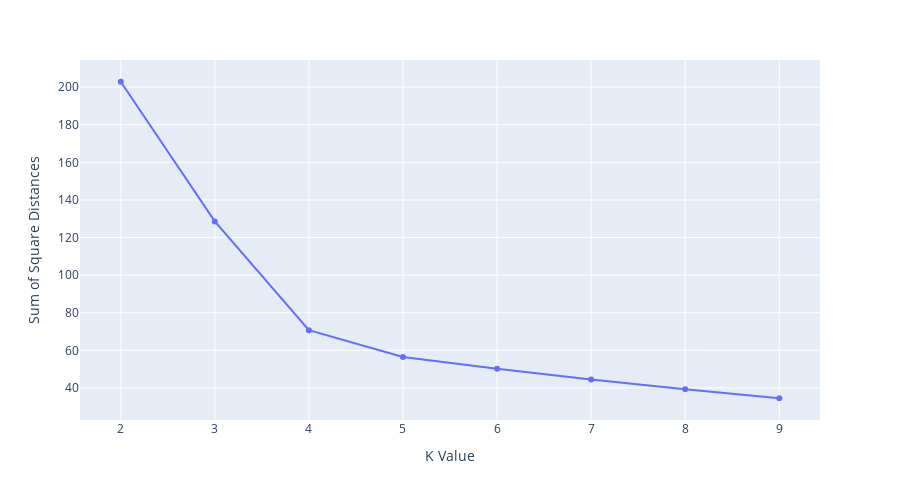

Notebook cell for this chart:
### Code cell
fig = px.scatter(x=range(2,10),y=ssd,height=500, labels={"x": "K Value",  "y": "Sum of Square Distances"}).update_traces(mode='lines+markers')
fig.show()

### Figure 1 — Plotly figure (JSON) as saved in the notebook; plotly's stock layout.template omitted (floating-point values rounded to 4 significant figures)
{"data": [{"hovertemplate": "K Value=%{x}<br>Sum of Square Distances=%{y}<extra></extra>", "legendgroup": "", "marker": {"color": "#636efa", "symbol": "circle"}, "mode": "lines+markers", "name": "", "orientation": "v", "showlegend": false, "type": "scatter", "x": [2, 3, 4, 5, 6, 7, 8, 9], "xaxis": "x", "y": [202.9, 128.6, 70.72, 56.45, 50.18, 44.45, 39.29, 34.5], "yaxis": "y"}], "layout": {"height": 500, "legend": {"tracegroupgap": 0}, "margin": {"t": 60}, "xaxis": {"anchor": "y", "domain": [0, 1], "title": {"text": "K Value"}}, "yaxis": {"anchor": "x", "domain": [0, 1], "title": {"text": "Sum of Square Distances"}}}}
